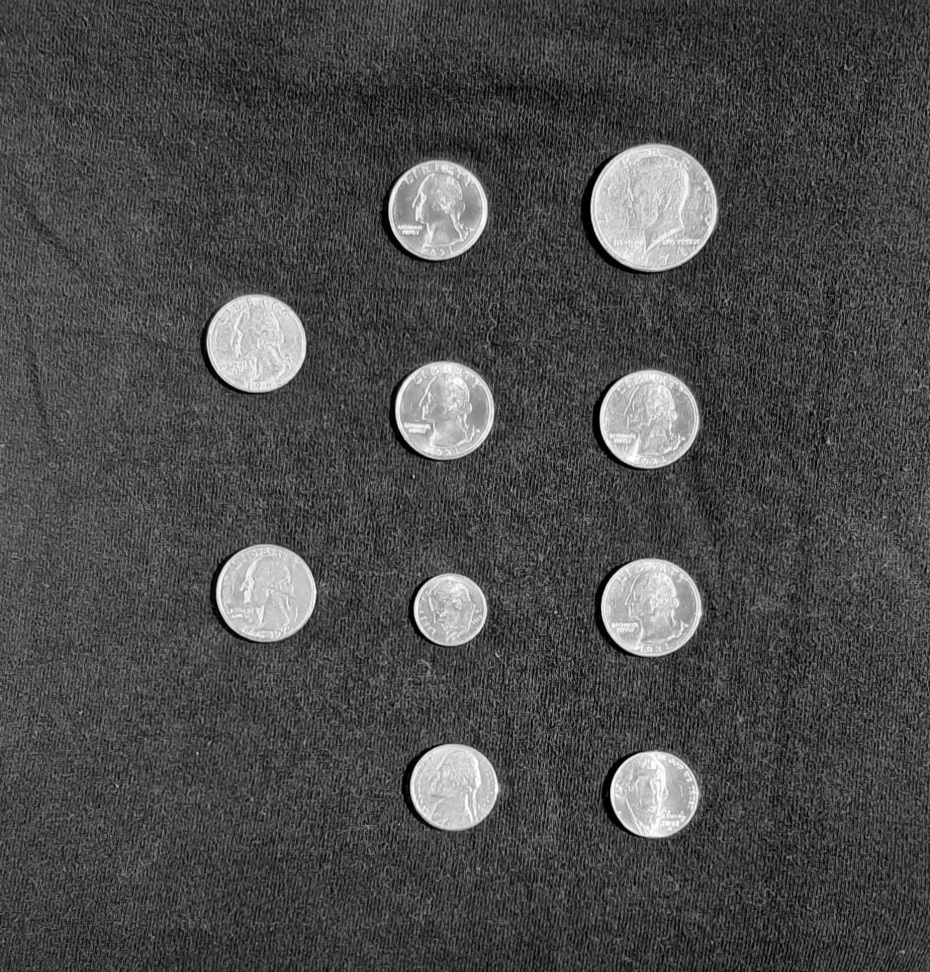
%> input picture coinImage.png, 930 x 972 px
$ octave Recognizingcoins.m   (GNU Octave 9; MATLAB toolbox functions it lacks are replaced by stand-ins)
%> lines starting %> are read from the running program, lines starting %| are printed output that depends on the picture; in (x1, y1, x2, y2) boxes, pixels count from 0 and x2, y2 are one past the last pixel; in counts of white or black regions, pixels touching at a corner belong together; the program's own positions count from 1
clc
clear all
% List of the images to work on
imageList = {'coinImage.png', 'testCoinImage1.png', 'testCoinImage2.png', 'testCoinImage3.png'};

% Create a menu for image selection
selection = menu('Select an image:', imageList);
%> the answer given: 1

% Check if an image was selected
if selection ~= 0
    % Load and display the selected image
    imageName = imageList{selection};
    img = imread(imageName);
%> img is the input picture: size 972x930 uint8; min 0, max 255, mean 75.2
    imshow(img);
else
    disp('No image selected.');
end
% Convert the image to binary using a threshold of 0.5
imgBW = imbinarize(img, 0.5);
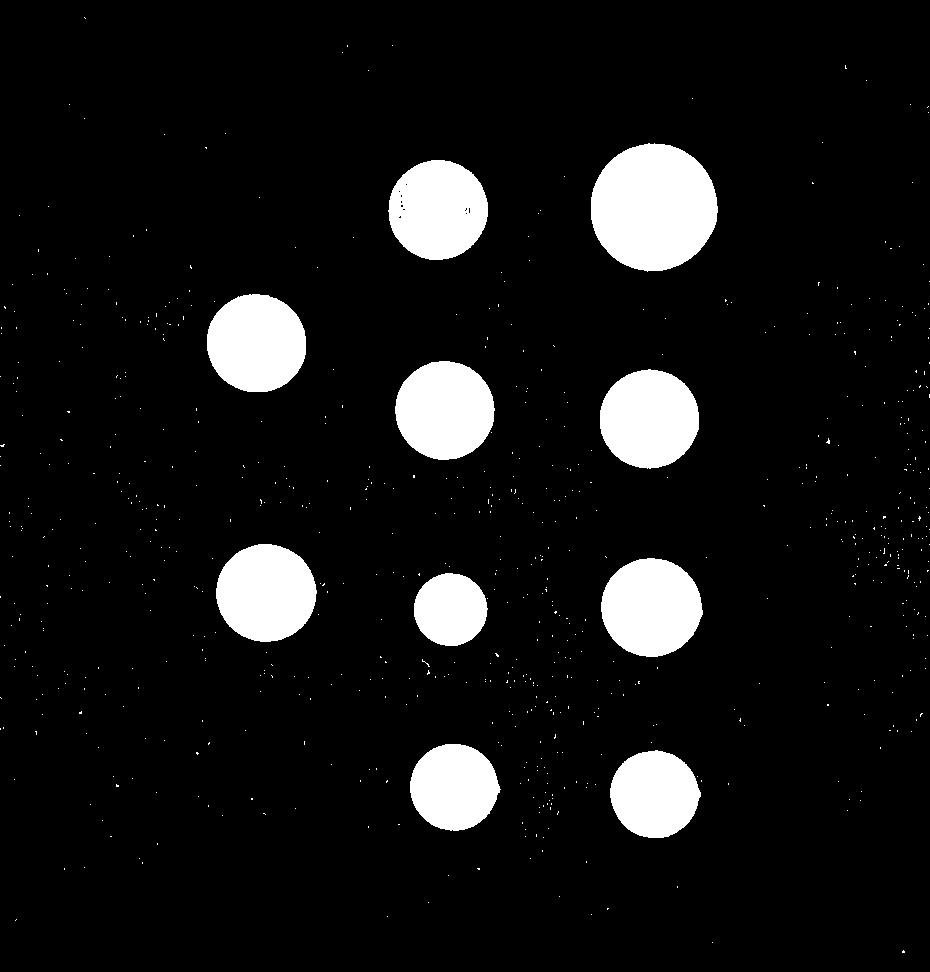
%> imgBW: size 972x930 logical; 8.5% white; 719 white regions (709 under 20 px), largest, box (x1, y1, x2, y2) and area: (591, 143, 718, 272) 12725, (601, 558, 703, 657) 7792, (388, 160, 488, 260) 7780

% Create a disk-shaped structuring element with radius 4
se = strel("disk",4,0);

% Perform morphological opening and closing operations on the binary image
% to remove all the noise present in the image and segment only coins
BW = imopen(imgBW,se);
%> BW: size 972x930 logical; 8.3% white; 10 white regions, largest, box (x1, y1, x2, y2) and area: (591, 143, 718, 272) 12724, (601, 558, 703, 657) 7789, (388, 160, 488, 260) 7753
BW = imclose(BW,se);
%> BW: size 972x930 logical; 8.3% white; 10 white regions, largest, box (x1, y1, x2, y2) and area: (591, 143, 718, 272) 12724, (388, 160, 488, 260) 7795, (601, 558, 703, 657) 7789

% Mask the original image using the binary image
maskedImg = img;
maskedImg(~BW) = 0;

% Detect edges in the masked image using the Laplacian of Gaussian method
imgEdge = edge(maskedImg,"log", [],3,'nothinning');
%> imgEdge: size 972x930 logical; 1.1% white in thin lines or dots, all inside (x1, y1, x2, y2) = (207, 144, 718, 838)

% Create another disk-shaped structuring element with radius 6
se1 = strel("disk",6,0);

% Perform a morphological closing operation on the edge-detected image
imgEdgeC = imclose(imgEdge,se1);
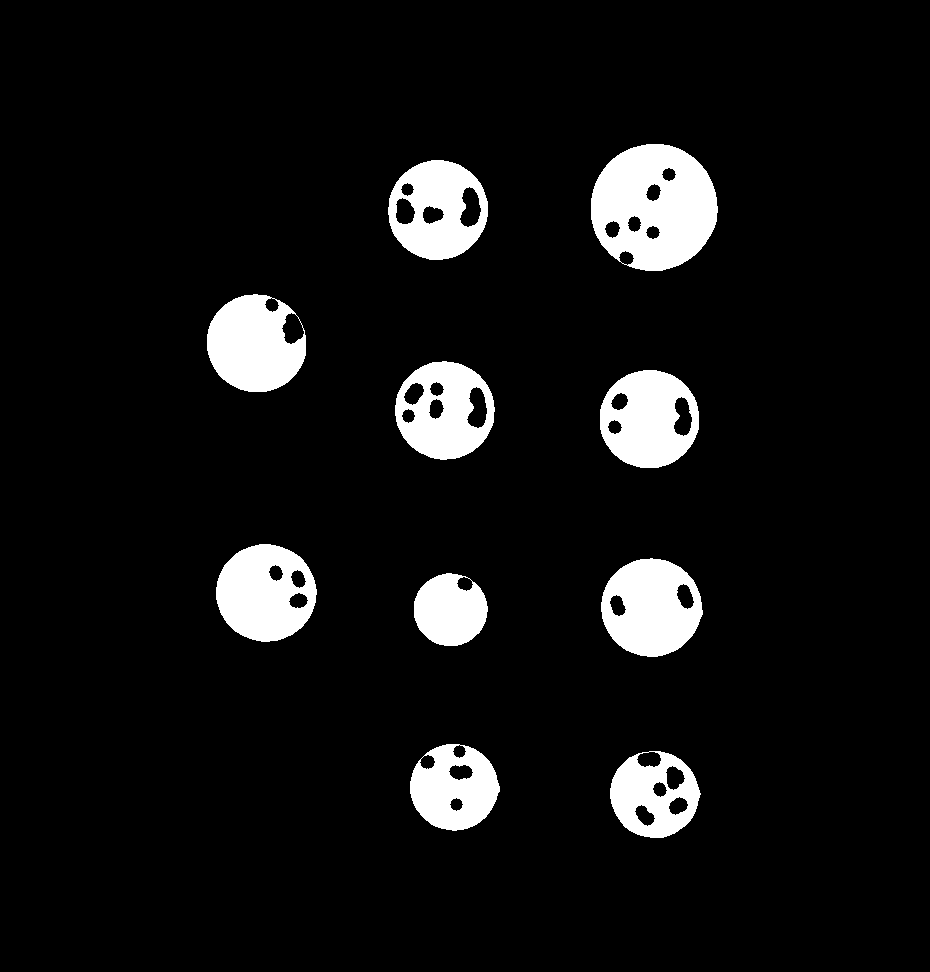
%> imgEdgeC: size 972x930 logical; 7.5% white; 10 white regions, largest, box (x1, y1, x2, y2) and area: (591, 144, 718, 271) 11800, (601, 558, 703, 657) 7273, (216, 544, 317, 642) 7137

% Filter regions in the edge-detected image based on area to separate valid and invalid coins
valimg = bwpropfilt(imgEdgeC, 'Area', [4000,12000]);
invalimg = bwpropfilt(imgEdgeC, 'Area', [20,4000]);
%> invalimg: size 972x930 logical; every value is 0

% Create another disk-shaped structuring element with radius 10
se2 = strel("disk",10,0);

% Perform a morphological closing operation on the valid coins image
BW2 = imclose(valimg,se2);
%> BW2: size 972x930 logical; 8.3% white; 10 white regions, largest, box (x1, y1, x2, y2) and area: (591, 144, 718, 271) 12692, (388, 160, 488, 260) 7825, (601, 558, 703, 657) 7780

% Find circles in the valid coins image and count them
[centers, radii] = imfindcircles(BW2,[30,90]);
%> centers = [450.9 610.6; 454.5 787.7; 438.4 210.5; 257.5 343.5; 650 419.6; 655 794.7; 266.5 593.7; 651.5 607.6; 446.2 410.8; 654.3 207.3]; radii = [36.6; 43.65; 49.73; 49.59; 49.49; 43.9; 49.48; 49.7; 49.33; 63.25]
valCoin = length(centers);
%> valCoin = 10
fprintf('Total number of valid coins is %d\n',valCoin)
%| Total number of valid coins is 10

% Create another disk-shaped structuring element with radius 40 for invalid
% coins
se3 = strel("disk",40,0);

% Perform a morphological closing operation on the invalid coins image
BW3 = imclose(invalimg,se3);

% Find circles in the invalid coins image and count them
[centers, radii] = imfindcircles(BW3,[30,90]);
%> centers = [465.5 486.5]; radii = 30
invalCoin = length(radii);
%> invalCoin = 1
fprintf('Total number of invalid coins is %d\n',invalCoin)
%| Total number of invalid coins is 1

% Filter regions in the edge-detected image based on area to separate different types of valid coins
valimg0 = bwpropfilt(imgEdgeC, 'Area', [4000,4500]);
%> valimg0: size 972x930 logical; 0.45% white; 1 white region, box (x1, y1, x2, y2) and area: (414, 573, 488, 646) 4070
valimg1 = bwpropfilt(imgEdgeC, 'Area', [4501,6000]);
%> valimg1: size 972x930 logical; 1.1% white; 2 white regions, box (x1, y1, x2, y2) and area: (410, 744, 500, 831) 5378, (610, 751, 701, 838) 4890
valimg2 = bwpropfilt(imgEdgeC, 'Area', [6001,8000]);
%> valimg2: size 972x930 logical; 4.6% white; 6 white regions, box (x1, y1, x2, y2) and area: (601, 558, 703, 657) 7273, (216, 544, 317, 642) 7137, (207, 294, 306, 392) 7100, (600, 370, 699, 468) 6893, (388, 160, 488, 260) 6503, (395, 361, 495, 460) 6376
valimg5 = bwpropfilt(imgEdgeC, 'Area', [7500,12000]);
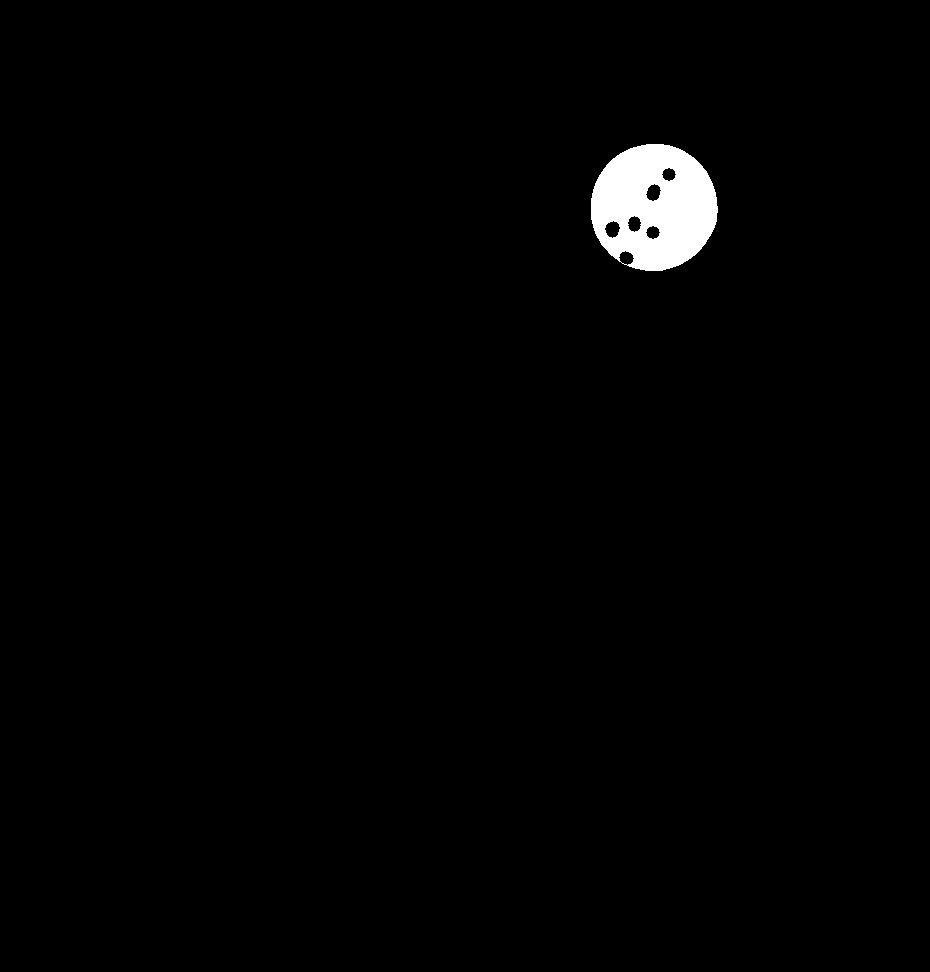
%> valimg5: size 972x930 logical; 1.3% white; 1 white region

% Find circles in each type of valid coin image and count them
[centers0, radii] = imfindcircles(valimg0,[30,90]);
%> centers0 = [450.8 610.6]; radii = 36.61
dimes = length(radii);
%> dimes = 1
[centers1, radii] = imfindcircles(valimg1,[30,90]);
%> centers1 = [454.4 787.5; 655.1 795]; radii = [43.51; 43.9]
nickels = length(radii);
%> nickels = 2
[centers2, radii] = imfindcircles(valimg2,[30,90]);
%> centers2 = [438.5 210.5; 650 419.6; 266.7 593.9; 651.5 607.6; 446.2 410.8; 257.4 343.2]; radii = [49.71; 49.48; 49.48; 49.7; 49.32; 49.75]
Quarters = length(radii);
%> Quarters = 6
[centers5, radii] = imfindcircles(valimg5,[45,90]);
%> centers5 = [654.3 207.3]; radii = 63.22
cents = length(radii);
%> cents = 1

% Print out the counts of each type of valid coin
fprintf('There are %d cents, %d Quarters, %d Dimes and %d Nickels in the Image.\n',cents, Quarters, dimes ,nickels)
%| There are 1 cents, 6 Quarters, 1 Dimes and 2 Nickels in the Image.

% Calculate and print out the total cost of valid coins in dollars
totalCost = dimes*0.10 + nickels*0.05 + Quarters*0.25 + cents*0.5;
%> totalCost = 2.2
fprintf('Total cost of valid coins is %0.2f Dollars\n',totalCost)
%| Total cost of valid coins is 2.20 Dollars

% Draw bounding boxes around valid and invalid coins in the original image
BWpropsValid = regionprops("table", valimg, "BoundingBox");
%> BWpropsValid = 10 regions; largest, box (x1, y1, x2, y2): (591, 144, 718, 271), (601, 558, 703, 657), (388, 160, 488, 260), (395, 361, 495, 460), (216, 544, 317, 642)
ValidRect = insertShape(img, "Rectangle", BWpropsValid.BoundingBox, "color", "green", "LineWidth", 4);
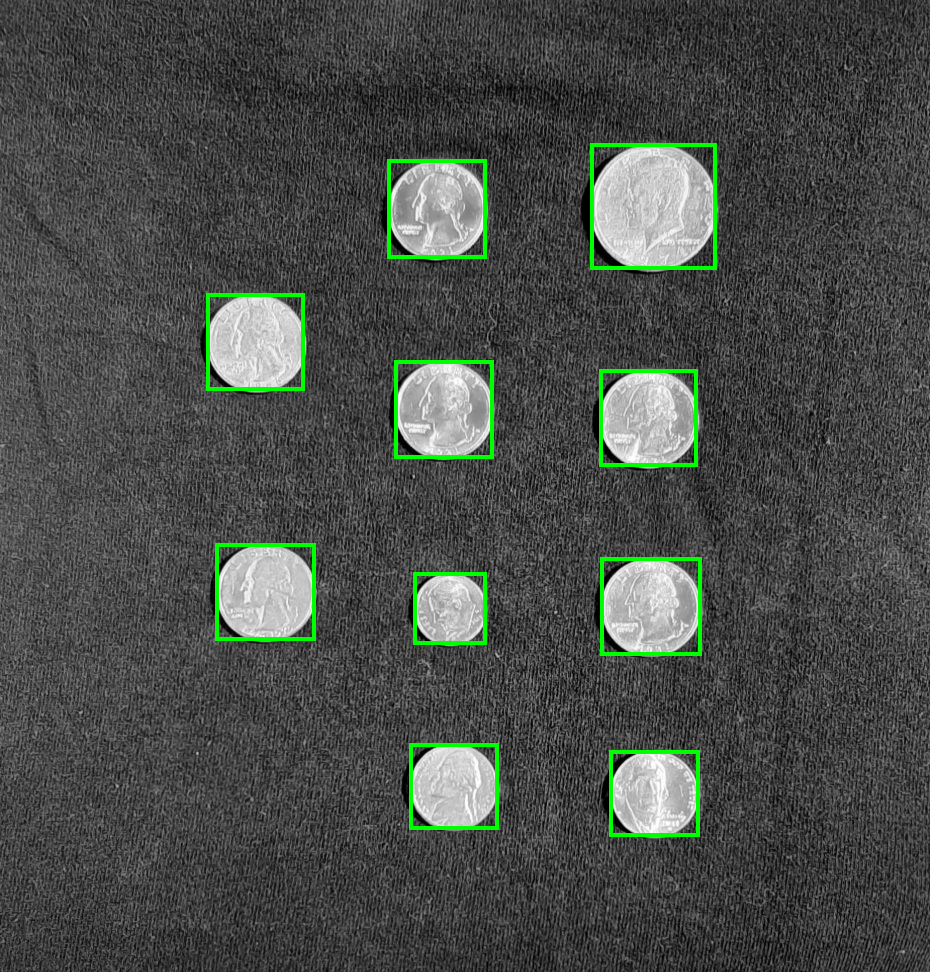
%> ValidRect: size 972x930x3 uint8; mean R, G, B 73.6, 77.8, 73.6
BWpropsInvalid = regionprops("table", invalimg, "BoundingBox");
%> BWpropsInvalid = 0 regions

InvalidRect = insertShape(ValidRect, "Rectangle", BWpropsInvalid.BoundingBox, "color", "red", "LineWidth", 4);
% Display the original image with bounding boxes

imshow(InvalidRect);
